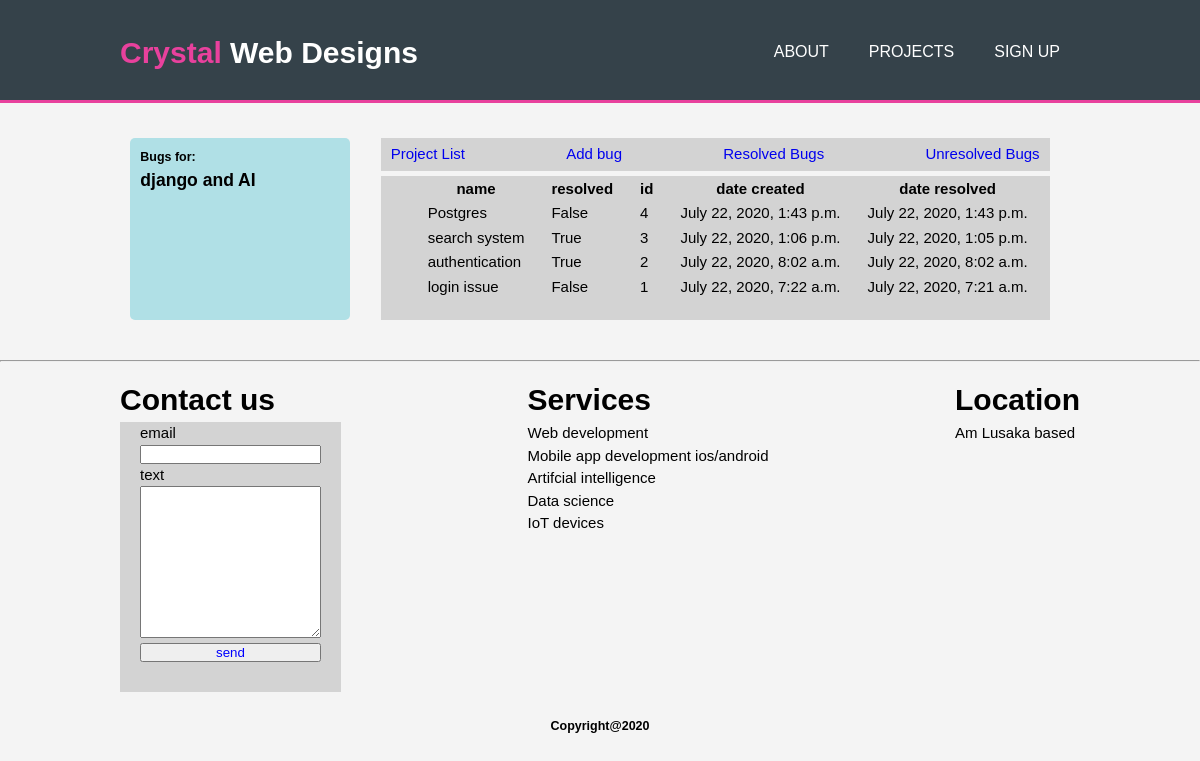
Page /1/bugs on the committed database.
### bugtracker/models.py (models this page shows, shortened)
class Project(models.Model):
    title = models.CharField(max_length=100)
    owner = models.ForeignKey(User, on_delete=models.CASCADE)
    date_created = models.DateTimeField(auto_now_add=True)
    @property
    def bugs(self):
        return self.bug_set.all().order_by('-date_created')

class Bug(models.Model):
    title = models.CharField(max_length=100)
    description  = models.TextField()
    resolved     = models.BooleanField(default=False)
    date_created = models.DateTimeField(auto_now_add=True)
    date_resolved= models.DateTimeField(null=True, blank=True)
    project      = models.ForeignKey(Project, on_delete=models.CASCADE)

### bugtracker/views.py (the view)
# urls.py: path('<int:pk>/bugs', BugDetailView.as_view(), name='bugs'),
class BugDetailView(DetailView):
    model =Project
    template_name='bugtracker/bug_list.html'

### bugtracker/templates/bugtracker/bug_list.html
{%extends 'core/layout.html'%}
{%load static%}
{%block content%}
<div class="container bug-tracker">
        <div class="side-view">
            <h5>Bugs for:</h5>
            <h3>{{object.title}}</h3>
        </div>
    <div class="content-area about-tag">
        <nav>
            <ul>
                <li><a href="{% url 'bug-project'%}">Project List</a></li>
                <li><a href="{% url 'addbug'%}">Add bug</a></li>
                <li><a href="{%url 'resolved' object.id%}">Resolved Bugs</a> </li>
                <li><a href="http://">Unresolved Bugs</a> </li>
            </ul>
        </nav>
        <div class="form-class">
            <table class="table-style">
                <thead class="table-style">
                    <tr>
                        <th>name</th>
                        <th>resolved</th>
                        <th>id</th>
                        <th>date created</th>
                        <th>date resolved</th>
                    </tr>
                </thead>
                <tbody class="table-style" >
                    {%for bug in object.bugs.all%}
                    <tr>
                        <td>{{bug.title}}</td>
                        <td>{{bug.resolved}}</td>
                        <td>{{bug.id}}</td>
                        <td>{{bug.date_created}}</td>
                        <td>{{bug.date_resolved}}</td>
                    </tr>
                    {%endfor%}
                </tbody>
            </table>
        </div>
    </div>
</div>
{%endblock%}

### core/static/css/main.css (style rules this page uses)
* { padding: 0; margin: 0; }
body { font: 15px/1.5 Arial, Helvetica, sans-serif; padding: 0; margin: 0; background-color: #f4f4f4; }
.container { width: 80%; margin: auto; margin-bottom: 40px; }
ul { list-style: none; margin: 0; padding: 0; }
.content-area nav ul { background-color: lightgrey; margin-bottom: 5px; display: flex; flex-direction: row; justify-content: space-between; padding: 5px 10px 5px 10px; }
.table-style { min-width: 350px; }
.table-style tr th,td { padding: 0 0 0 25px; }
.content-area nav ul li a { text-decoration: none; }
.about-tag { display: flex; flex-direction: column; margin: auto; }
.side-view { float: left; min-width: 200px; flex-direction: column; background-color: powderblue; padding: 10px; margin-top: 10px; border-radius: 5px; display: flex; }
.content-area { margin-left: 20px; margin-right: 20px; margin-top: 10px; }
.bug-tracker { display: flex; justify-content: space-evenly; margin-top: 25px; }
.form-class { background-color: lightgray; display: flex; flex-direction: column; padding: 0 20px 20px 20px; }

### rows in the picture
Project: title "django and AI"
Bug: title "Postgres", resolved "False", id "4", date_created "July 22, 2020, 1:43 p.m.", date_resolved "July 22, 2020, 1:43 p.m."
Bug: title "search system", resolved "True", id "3", date_created "July 22, 2020, 1:06 p.m.", date_resolved "July 22, 2020, 1:05 p.m."
Bug: title "authentication", resolved "True", id "2", date_created "July 22, 2020, 8:02 a.m.", date_resolved "July 22, 2020, 8:02 a.m."
Bug: title "login issue", resolved "False", id "1", date_created "July 22, 2020, 7:22 a.m.", date_resolved "July 22, 2020, 7:21 a.m."
